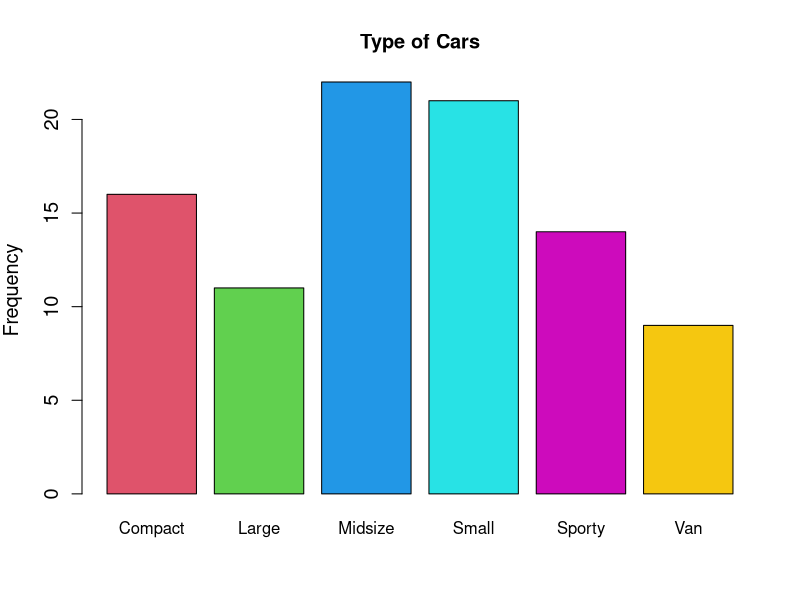
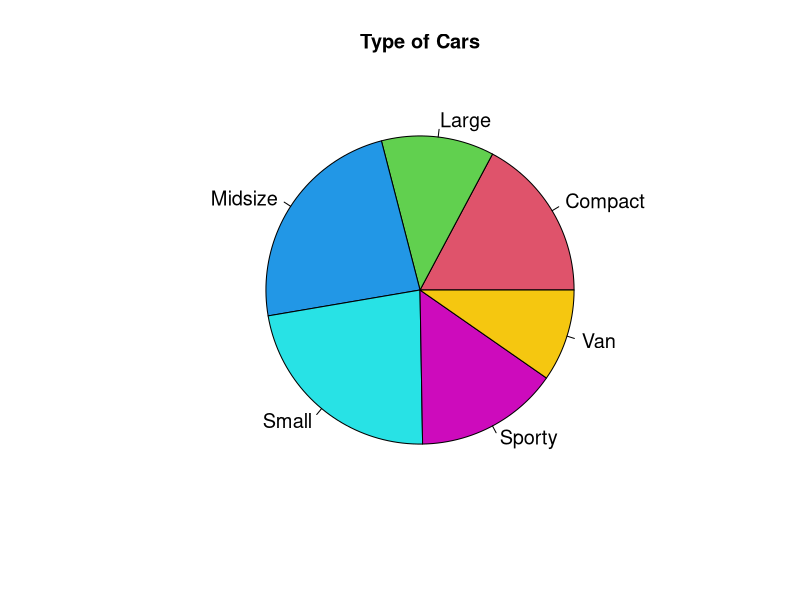
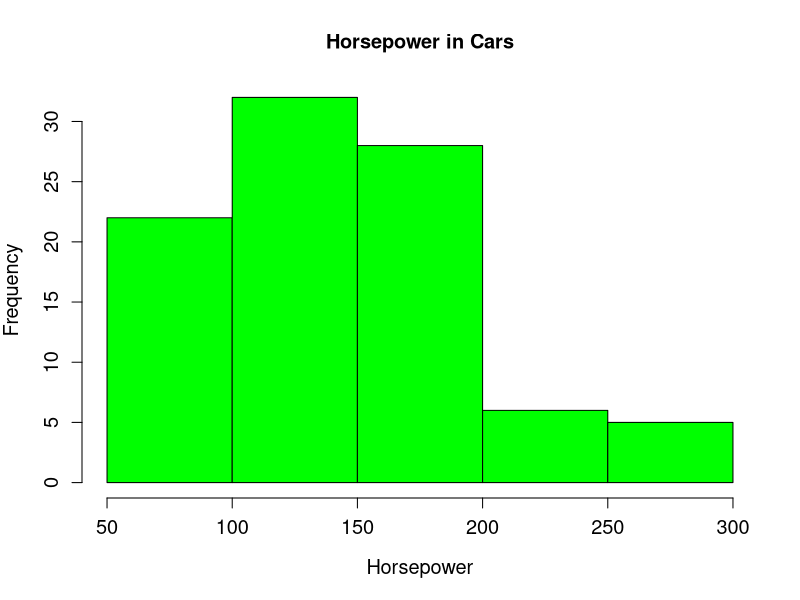
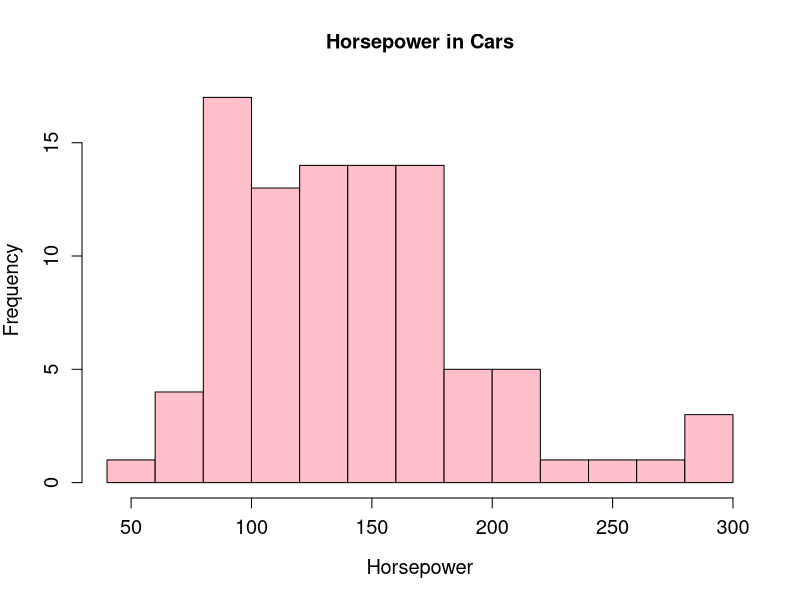
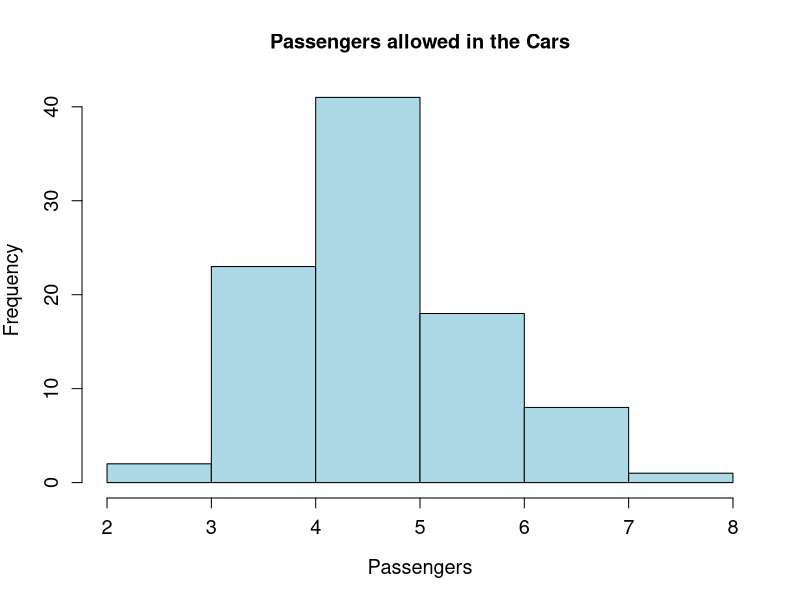
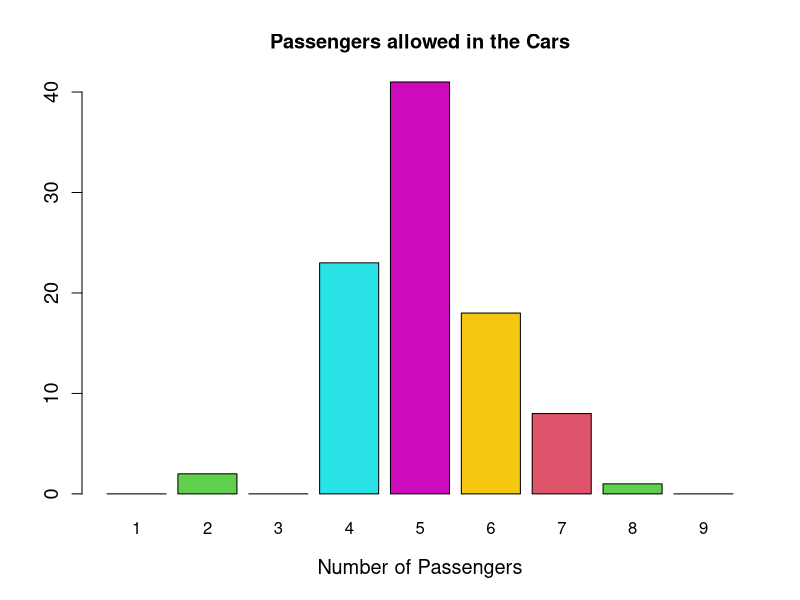
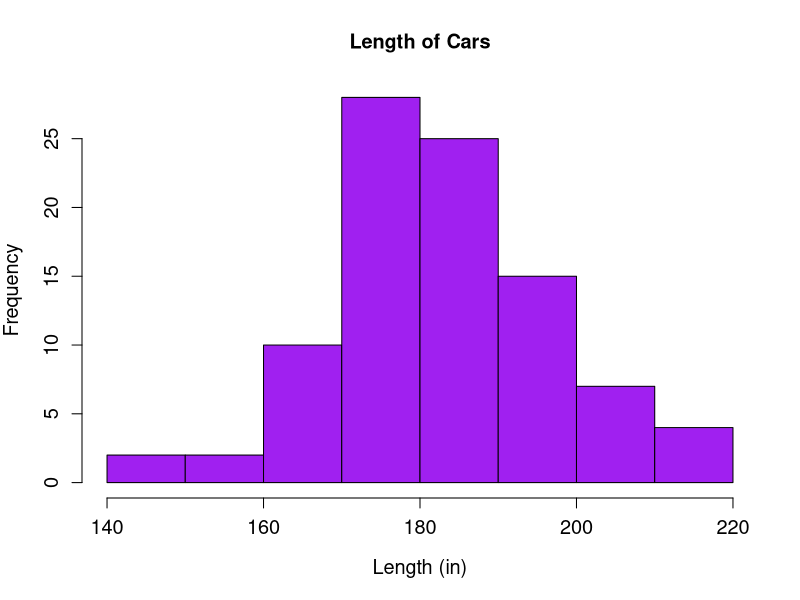

The R source for these figures, in order:
## ---- chunk 1
# Your code goes here
## ---- chunk 2
library(MASS)
data(Cars93)
## ---- chunk 3
head(Cars93)
## ---- chunk 4
table_type = table(Cars93$Type)
relative_freq_table <- prop.table(table_type) *100
freq_table <- round(table_type, 3)
relative_freq_table <- round(relative_freq_table,3)
print("Frequency Table:")
print(freq_table)
print("Relative Frequency Table (in percentages):")
print(relative_freq_table)
## ---- chunk 5
barplot(table(Cars93$Type), ylab='Frequency', main = 'Type of Cars', cex.lab = 1.2, cex.axis = 1.2, col = c(2,3,4,5,6,7))
## ---- chunk 6
pie(table(Cars93$Type), main = 'Type of Cars', cex = 1.2, col = c(2,3,4,5,6,7))
## ---- chunk 7
##The Mode is "Midsize" type cars.  This can be seen as the midsize type car has the most frequency out of all the other models, making it the mode.
## ---- chunk 8
hist(Cars93$Horsepower, col = 'green', xlab = "Horsepower", main = "Horsepower in Cars", cex.lab=1.2,cex.axis=1.2)
## ---- chunk 9
hist(Cars93$Horsepower, col = 'pink', breaks = 10, xlab = "Horsepower", main = "Horsepower in Cars", cex.lab=1.2,cex.axis=1.2)
## ---- chunk 10
##Following the rule of thumb on page 26 of our packet and as discussed in class, the first histogram is better when considering the breaks.  The rule of thumb is that the square root of the number of units is a good approximation for the number of classes.  The second histogram has too many classes.  In this case, a histogram with about 10 classes is best.
## ---- chunk 11
##Passengers is a nominal variable.  This is because the number of passengers allowed in a car is a quantitative value.  Additionally, the nominal variable also discrete since the values must be whole, but can also be listed.
hist(Cars93$Passengers, col = 'lightblue', xlab = "Passengers", main = "Passengers allowed in the Cars", cex.lab=1.2,cex.axis=1.2)
##The problem with this graph is that data displays for every factor, even for those that have no frequency.  For example, it seems that there are entries of cars with three passengers, but there is not.
## ---- chunk 12
barplot(table(factor(Cars93$Passengers, levels = 1:9)), col = c(2,3,4,5,6,7), xlab = "Number of Passengers", main = "Passengers allowed in the Cars", cex.lab=1.2,cex.axis=1.2)
## ---- chunk 13
hist(Cars93$Length, col = 'purple', xlab = "Length (in)", main = "Length of Cars", cex.lab=1.2,cex.axis=1.2)
## ---- chunk 14
##The distribution shape is approximately symmetrical.  This means, for the most part, the data looks like a mirror image with the center.
## ---- chunk 15
mean_length <- mean(Cars93$Length)
cat('The mean of Length is:', mean_length)

median_length <- median(Cars93$Length)
cat('The median of Length is:', median_length)

##These answers meet my expectation that the graph is mostly symmetrical.  This can be seen through the fact that the mean and median are both approximately 183.  This means that the mean, which can be skewed/influenced by the data is centered with the median. 
